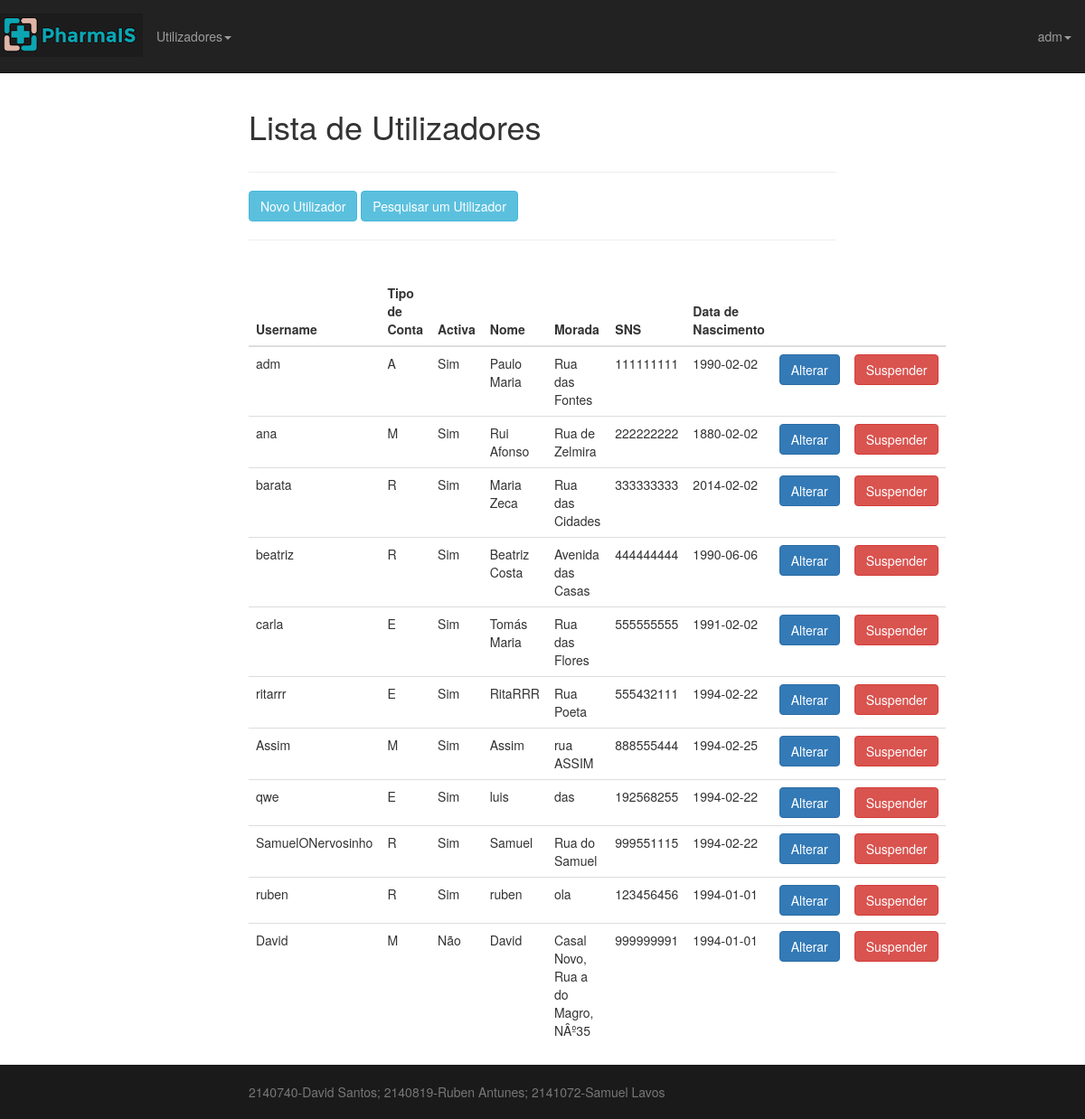
Page /Site/utilizadores.php (signed in) on the earlier database version.
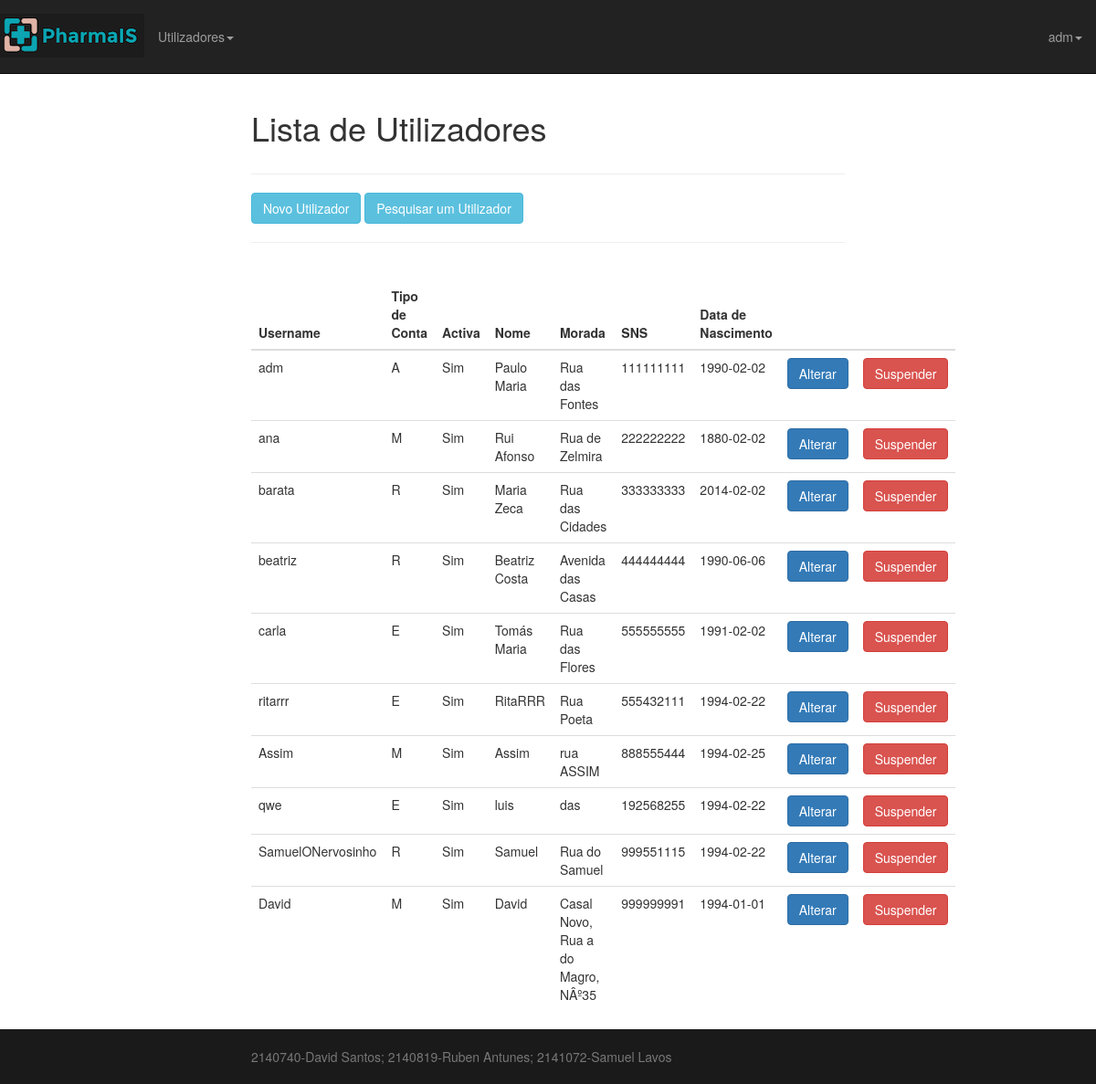
Same page on the later database version.
### tables this page shows
CREATE TABLE IF NOT EXISTS `users` (
  `id` int(10) unsigned NOT NULL AUTO_INCREMENT,
  `name` varchar(255) NOT NULL,
  `password` varchar(255) NOT NULL,
  `type` varchar(1) NOT NULL,
  `active` varchar(1) NOT NULL DEFAULT '1',
  `nome` varchar(100) NOT NULL,
  `morada` varchar(150) NOT NULL,
  `sns` varchar(9) NOT NULL,
  `dataNascimento` varchar(10) NOT NULL,
  `remember_token` varchar(100) DEFAULT NULL,
  `created_at` timestamp NULL DEFAULT NULL,
  `updated_at` timestamp NULL DEFAULT NULL,
  PRIMARY KEY (`id`),
  UNIQUE KEY `sns` (`sns`)
);

### Site/utilizadores.php (called while the page is built, shortened)
<?php
	require_once("model/autenticacao.model.php");
	require_once("model/utilizadores.model.php");
	$name = "";
	$type= "";
	$active= 0;
	$nome = "";
	$morada= "";
	$sns = 0;
	$dataNascimento = "";
 	$utilizadores = filterUtilizadoresNome($name,$type,$active,$nome,$morada,$sns,$dataNascimento);
	$tituloPagina = "Lista de Utilizadores";
	require("view/top.template.php");
	require("view/utilizadores_form.view2.php");
	require("view/utilizadores.subview.php");
	require("view/bottom.template.php");

### Site/model/autenticacao.model.php (called while the page is built, shortened)
<?php
require_once("inc/db.php");
function isUserLogged(){
    return isset($_SESSION['UserInfo']);
}
function isUserAnonimo(){
    return !isUserLogged();
}
function isUserAdmin(){
    if (isset($_SESSION['UserInfo']))
        return $_SESSION['UserInfo']['type']=='A';
    return false;
}
function getUserInfo(){
    if (isset($_SESSION['UserInfo']))
        return $_SESSION['UserInfo'];
    return array();
}

### Site/inc/db.php (called while the page is built, shortened)
<?php
function db(){
	$maquina = "localhost";
	$utilizador = "root";
	$senha="";
	$bd="dbis";
	$_ApplicationDBConnection = @new mysqli($maquina, $utilizador, $senha, $bd);
	return $_ApplicationDBConnection;
}

### Site/model/utilizadores.model.php (called while the page is built, shortened)
<?php
require_once("inc/db.php");
function filterUtilizadoresNome($nome){
	$query = "SELECT id, name, type, active, nome, morada, sns, dataNascimento  ".
	         "FROM users ".
			" WHERE (nome like ?)";
	$nome= "%$nome%";
	$stmt= db()->prepare($query);
	$stmt->bind_param("s", $nome);
	$stmt->execute();
	$result = $stmt->get_result();
	return $result->fetch_all(MYSQL_ASSOC);
}

### Site/view/utilizadores.subview.php (the view, shortened to what this page needs)
<?php  require_once("model/autenticacao.model.php") ?>
<table class="table">
	<thead>
  		<tr>
			<th>Username</th>
			<th>Tipo de Conta</th>
			<th>Activa</th>
			<th>Nome</th>
			<th>Morada</th>
			<th>SNS</th>
			<th>Data de Nascimento</th>
			<?php if (isUserAdmin()): ?>
				<th></th>
				<th></th>
			<?php endif; ?>
		</tr>
	</thead>
	<tbody>
	 	<?php
	 		foreach ($utilizadores as $linha) {
				echo "\n<tr>";
				echo "<td>".$linha['name']."</td>";
				echo "<td>".$linha['type']."</td>";
				if ($linha['active'] == "1")
					echo "<td>Sim</td>";
				else
				 	echo "<td>Não</td>";
				echo "<td>".$linha['nome']."</td>";
				echo "<td>".$linha['morada']."</td>";
				echo "<td>".$linha['sns']."</td>";
				echo "<td>".$linha['dataNascimento']."</td>";
				?>
			<?php if (isUserAdmin()): ?>
				<?php echo '<td><a class="btn btn-primary" href="utilizadores_update.php?id='.$linha['id'].'" role="button">Alterar</a></td>';?>
					<td>
						<form action="#" method="POST">
							<input type="submit" class="btn btn-danger" role="button" value="Suspender">
						</form>
					</td>
				</tr>
			<?php endif; ?>
	    <?php } ?>
	</tbody>
</table>

### Site/view/top.template.php (shortened to what this page needs)
 <?php  require_once("model/autenticacao.model.php") ?>
<!DOCTYPE html>
<html lang="pt">
<head>
    <link href="css/bootstrap.min.css" rel="stylesheet">
    <link href="css/logo-nav.css" rel="stylesheet">
    <link href="css/custom.css" rel="stylesheet">
</head>
<body>
    <nav class="navbar navbar-inverse navbar-fixed-top" role="navigation">
        <div class="container-fluid">
            <div class="navbar-header">
                <a class="navbar-brand" href="index.php">
                    <img src="img/logo-black.png" alt="Logotipo">
                </a>
            </div>
            <div class="collapse navbar-collapse" id="bs-example-navbar-collapse-1">
                <ul class="nav navbar-nav navbar-left">
                    <?php if (isUserAdmin()): ?>
                        <li class="dropdown">
                            <a href="#" class="dropdown-toggle" data-toggle="dropdown">Utilizadores<b class="caret"></b></a>
                        </li>
                <?php endif; ?>
                </ul>
   <ul class="nav navbar-nav navbar-right">
                    <?php if(isUserAnonimo()): ?>
                        <li>
                            <a href="login.php">Login</a>
                        </li>
                    <?php else: ?>
                        <li class="dropdown">
                            <a href="#" class="dropdown-toggle" data-toggle="dropdown"><?php echo getUserInfo()['name'];?><b class="caret"></b></a>
                        </li>
                    <?php endif; ?>
                </ul>
            </div>
        </div>
    </nav>
    <div class="container">
        <div class="row">
            <div class="col-lg-12">
                <h1><?php echo isset($tituloPagina) ? $tituloPagina: "PharmaIS"; ?></h1>
            </div>
        </div>
        <div class="row">
            <div class="col-lg-12">

### Site/view/utilizadores_form.view2.php (shortened to what this page needs)
<hr>
<a class="btn btn-info" href="utilizadores_create.php" role="button">Novo Utilizador</a>
<a class="btn btn-info" href="utilizadores_pesquisar.php" role="button">Pesquisar um  Utilizador</a>
<hr>
<br>

### Site/view/bottom.template.php (shortened to what this page needs)
            </div>
        </div>
    </div>
    <footer class="footer hidden-xs">
	    <div class="container">
	        <p class="text-muted">2140740-David Santos; 2140819-Ruben Antunes; 2141072-Samuel Lavos</p>
	    </div>
    </footer>
</body>
</html>

### Site/css/logo-nav.css (style rules this page uses)
body { padding-top: 70px; }
.navbar-fixed-top .nav { padding: 15px 0; }
.navbar-fixed-top .navbar-brand { padding: 0 15px; }
@media (min-width:768px) { body { padding-top: 100px; } }
@media (min-width:768px) { .navbar-fixed-top .navbar-brand { padding: 15px 0; } }

### Site/css/custom.css (style rules this page uses)
html { position: relative; min-height: 100%; }
body { margin-bottom: 60px; }
.footer { position: absolute; bottom: 0; width: 100%; height: 60px; background-color: #1A1A1A; }
.container { width: auto; max-width: 680px; padding: 0 15px; }
.container .text-muted { margin: 20px 0; }

Differences in the rows shown:
removed users: name "ruben", type "R", active "Sim", nome "ruben", morada "ola", sns "123456456", dataNascimento "1994-01-01"
changed users "David": active "Não" → "Sim"
